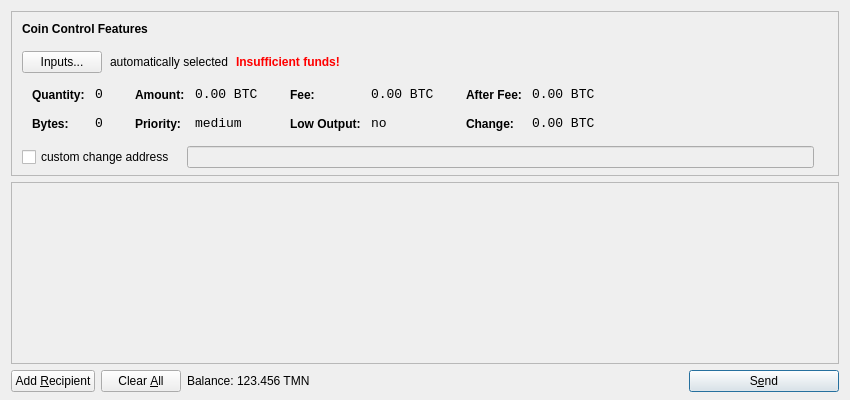
<?xml version="1.0" encoding="UTF-8"?>
<ui version="4.0">
 <class>SendCoinsDialog</class>
 <widget class="QDialog" name="SendCoinsDialog">
  <property name="geometry">
   <rect>
    <x>0</x>
    <y>0</y>
    <width>850</width>
    <height>400</height>
   </rect>
  </property>
  <property name="windowTitle">
   <string>Send Coins</string>
  </property>
  <layout class="QVBoxLayout" name="verticalLayout" stretch="0,1,0">
   <property name="bottomMargin">
    <number>8</number>
   </property>
   <item>
    <widget class="QFrame" name="frameCoinControl">
     <property name="sizePolicy">
      <sizepolicy hsizetype="Expanding" vsizetype="Expanding">
       <horstretch>0</horstretch>
       <verstretch>0</verstretch>
      </sizepolicy>
     </property>
     <property name="maximumSize">
      <size>
       <width>16777215</width>
       <height>16777215</height>
      </size>
     </property>
     <property name="frameShape">
      <enum>QFrame::StyledPanel</enum>
     </property>
     <property name="frameShadow">
      <enum>QFrame::Sunken</enum>
     </property>
     <layout class="QVBoxLayout" name="verticalLayoutCoinControl2">
      <property name="spacing">
       <number>-1</number>
      </property>
      <property name="leftMargin">
       <number>0</number>
      </property>
      <property name="topMargin">
       <number>0</number>
      </property>
      <property name="rightMargin">
       <number>0</number>
      </property>
      <property name="bottomMargin">
       <number>6</number>
      </property>
      <item>
       <layout class="QVBoxLayout" name="verticalLayoutCoinControl" stretch="0,0,0,0,1">
        <property name="spacing">
         <number>0</number>
        </property>
        <property name="leftMargin">
         <number>10</number>
        </property>
        <property name="topMargin">
         <number>10</number>
        </property>
        <item>
         <layout class="QHBoxLayout" name="horizontalLayoutCoinControl1">
          <property name="bottomMargin">
           <number>15</number>
          </property>
          <item>
           <widget class="QLabel" name="labelCoinControlFeatures">
            <property name="sizePolicy">
             <sizepolicy hsizetype="Preferred" vsizetype="Maximum">
              <horstretch>0</horstretch>
              <verstretch>0</verstretch>
             </sizepolicy>
            </property>
            <property name="font">
             <font>
              <weight>75</weight>
              <bold>true</bold>
             </font>
            </property>
            <property name="styleSheet">
             <string notr="true">font-weight:bold;</string>
            </property>
            <property name="text">
             <string>Coin Control Features</string>
            </property>
           </widget>
          </item>
         </layout>
        </item>
        <item>
         <layout class="QHBoxLayout" name="horizontalLayoutCoinControl2" stretch="0,0,0,0">
          <property name="spacing">
           <number>8</number>
          </property>
          <property name="bottomMargin">
           <number>10</number>
          </property>
          <item>
           <widget class="QPushButton" name="pushButtonCoinControl">
            <property name="styleSheet">
             <string notr="true"/>
            </property>
            <property name="text">
             <string>Inputs...</string>
            </property>
           </widget>
          </item>
          <item>
           <widget class="QLabel" name="labelCoinControlAutomaticallySelected">
            <property name="text">
             <string>automatically selected</string>
            </property>
            <property name="margin">
             <number>5</number>
            </property>
           </widget>
          </item>
          <item>
           <widget class="QLabel" name="labelCoinControlInsuffFunds">
            <property name="font">
             <font>
              <weight>75</weight>
              <bold>true</bold>
             </font>
            </property>
            <property name="styleSheet">
             <string notr="true">color:red;font-weight:bold;</string>
            </property>
            <property name="text">
             <string>Insufficient funds!</string>
            </property>
            <property name="margin">
             <number>5</number>
            </property>
           </widget>
          </item>
          <item>
           <spacer name="horizontalSpacerCoinControl">
            <property name="orientation">
             <enum>Qt::Horizontal</enum>
            </property>
            <property name="sizeHint" stdset="0">
             <size>
              <width>40</width>
              <height>1</height>
             </size>
            </property>
           </spacer>
          </item>
         </layout>
        </item>
        <item>
         <widget class="QWidget" name="widgetCoinControl" native="true">
          <property name="sizePolicy">
           <sizepolicy hsizetype="Preferred" vsizetype="Preferred">
            <horstretch>0</horstretch>
            <verstretch>0</verstretch>
           </sizepolicy>
          </property>
          <property name="minimumSize">
           <size>
            <width>0</width>
            <height>0</height>
           </size>
          </property>
          <property name="styleSheet">
           <string notr="true"/>
          </property>
          <layout class="QHBoxLayout" name="horizontalLayoutCoinControl5">
           <property name="margin">
            <number>0</number>
           </property>
           <item>
            <layout class="QHBoxLayout" name="horizontalLayoutCoinControl3" stretch="0,0,0,1">
             <property name="spacing">
              <number>20</number>
             </property>
             <property name="topMargin">
              <number>0</number>
             </property>
             <property name="bottomMargin">
              <number>10</number>
             </property>
             <item>
              <layout class="QFormLayout" name="formLayoutCoinControl1">
               <property name="horizontalSpacing">
                <number>10</number>
               </property>
               <property name="verticalSpacing">
                <number>14</number>
               </property>
               <property name="leftMargin">
                <number>10</number>
               </property>
               <property name="topMargin">
                <number>4</number>
               </property>
               <property name="rightMargin">
                <number>6</number>
               </property>
               <item row="0" column="0">
                <widget class="QLabel" name="labelCoinControlQuantityText">
                 <property name="styleSheet">
                  <string notr="true">font-weight:bold;</string>
                 </property>
                 <property name="text">
                  <string>Quantity:</string>
                 </property>
                 <property name="margin">
                  <number>0</number>
                 </property>
                </widget>
               </item>
               <item row="0" column="1">
                <widget class="QLabel" name="labelCoinControlQuantity">
                 <property name="font">
                  <font>
                   <family>Monospace</family>
                   <pointsize>10</pointsize>
                  </font>
                 </property>
                 <property name="cursor">
                  <cursorShape>IBeamCursor</cursorShape>
                 </property>
                 <property name="contextMenuPolicy">
                  <enum>Qt::ActionsContextMenu</enum>
                 </property>
                 <property name="text">
                  <string notr="true">0</string>
                 </property>
                 <property name="margin">
                  <number>0</number>
                 </property>
                 <property name="textInteractionFlags">
                  <set>Qt::LinksAccessibleByMouse|Qt::TextSelectableByKeyboard|Qt::TextSelectableByMouse</set>
                 </property>
                </widget>
               </item>
               <item row="1" column="0">
                <widget class="QLabel" name="labelCoinControlBytesText">
                 <property name="styleSheet">
                  <string notr="true">font-weight:bold;</string>
                 </property>
                 <property name="text">
                  <string>Bytes:</string>
                 </property>
                </widget>
               </item>
               <item row="1" column="1">
                <widget class="QLabel" name="labelCoinControlBytes">
                 <property name="font">
                  <font>
                   <family>Monospace</family>
                   <pointsize>10</pointsize>
                  </font>
                 </property>
                 <property name="cursor">
                  <cursorShape>IBeamCursor</cursorShape>
                 </property>
                 <property name="contextMenuPolicy">
                  <enum>Qt::ActionsContextMenu</enum>
                 </property>
                 <property name="text">
                  <string notr="true">0</string>
                 </property>
                 <property name="textInteractionFlags">
                  <set>Qt::LinksAccessibleByMouse|Qt::TextSelectableByKeyboard|Qt::TextSelectableByMouse</set>
                 </property>
                </widget>
               </item>
              </layout>
             </item>
             <item>
              <layout class="QFormLayout" name="formLayoutCoinControl2">
               <property name="horizontalSpacing">
                <number>10</number>
               </property>
               <property name="verticalSpacing">
                <number>14</number>
               </property>
               <property name="leftMargin">
                <number>6</number>
               </property>
               <property name="topMargin">
                <number>4</number>
               </property>
               <property name="rightMargin">
                <number>6</number>
               </property>
               <item row="0" column="0">
                <widget class="QLabel" name="labelCoinControlAmountText">
                 <property name="styleSheet">
                  <string notr="true">font-weight:bold;</string>
                 </property>
                 <property name="text">
                  <string>Amount:</string>
                 </property>
                 <property name="margin">
                  <number>0</number>
                 </property>
                </widget>
               </item>
               <item row="0" column="1">
                <widget class="QLabel" name="labelCoinControlAmount">
                 <property name="font">
                  <font>
                   <family>Monospace</family>
                   <pointsize>10</pointsize>
                  </font>
                 </property>
                 <property name="cursor">
                  <cursorShape>IBeamCursor</cursorShape>
                 </property>
                 <property name="contextMenuPolicy">
                  <enum>Qt::ActionsContextMenu</enum>
                 </property>
                 <property name="text">
                  <string notr="true">0.00 BTC</string>
                 </property>
                 <property name="textInteractionFlags">
                  <set>Qt::LinksAccessibleByMouse|Qt::TextSelectableByKeyboard|Qt::TextSelectableByMouse</set>
                 </property>
                </widget>
               </item>
               <item row="1" column="0">
                <widget class="QLabel" name="labelCoinControlPriorityText">
                 <property name="styleSheet">
                  <string notr="true">font-weight:bold;</string>
                 </property>
                 <property name="text">
                  <string>Priority:</string>
                 </property>
                </widget>
               </item>
               <item row="1" column="1">
                <widget class="QLabel" name="labelCoinControlPriority">
                 <property name="font">
                  <font>
                   <family>Monospace</family>
                   <pointsize>10</pointsize>
                  </font>
                 </property>
                 <property name="cursor">
                  <cursorShape>IBeamCursor</cursorShape>
                 </property>
                 <property name="contextMenuPolicy">
                  <enum>Qt::ActionsContextMenu</enum>
                 </property>
                 <property name="text">
                  <string>medium</string>
                 </property>
                 <property name="textInteractionFlags">
                  <set>Qt::LinksAccessibleByMouse|Qt::TextSelectableByKeyboard|Qt::TextSelectableByMouse</set>
                 </property>
                </widget>
               </item>
              </layout>
             </item>
             <item>
              <layout class="QFormLayout" name="formLayoutCoinControl3">
               <property name="horizontalSpacing">
                <number>10</number>
               </property>
               <property name="verticalSpacing">
                <number>14</number>
               </property>
               <property name="leftMargin">
                <number>6</number>
               </property>
               <property name="topMargin">
                <number>4</number>
               </property>
               <property name="rightMargin">
                <number>6</number>
               </property>
               <item row="0" column="0">
                <widget class="QLabel" name="labelCoinControlFeeText">
                 <property name="styleSheet">
                  <string notr="true">font-weight:bold;</string>
                 </property>
                 <property name="text">
                  <string>Fee:</string>
                 </property>
                 <property name="margin">
                  <number>0</number>
                 </property>
                </widget>
               </item>
               <item row="0" column="1">
                <widget class="QLabel" name="labelCoinControlFee">
                 <property name="font">
                  <font>
                   <family>Monospace</family>
                   <pointsize>10</pointsize>
                  </font>
                 </property>
                 <property name="cursor">
                  <cursorShape>IBeamCursor</cursorShape>
                 </property>
                 <property name="contextMenuPolicy">
                  <enum>Qt::ActionsContextMenu</enum>
                 </property>
                 <property name="text">
                  <string notr="true">0.00 BTC</string>
                 </property>
                 <property name="textInteractionFlags">
                  <set>Qt::LinksAccessibleByMouse|Qt::TextSelectableByKeyboard|Qt::TextSelectableByMouse</set>
                 </property>
                </widget>
               </item>
               <item row="1" column="0">
                <widget class="QLabel" name="labelCoinControlLowOutputText">
                 <property name="styleSheet">
                  <string notr="true">font-weight:bold;</string>
                 </property>
                 <property name="text">
                  <string>Low Output:</string>
                 </property>
                </widget>
               </item>
               <item row="1" column="1">
                <widget class="QLabel" name="labelCoinControlLowOutput">
                 <property name="font">
                  <font>
                   <family>Monospace</family>
                   <pointsize>10</pointsize>
                  </font>
                 </property>
                 <property name="cursor">
                  <cursorShape>IBeamCursor</cursorShape>
                 </property>
                 <property name="contextMenuPolicy">
                  <enum>Qt::ActionsContextMenu</enum>
                 </property>
                 <property name="text">
                  <string>no</string>
                 </property>
                 <property name="textInteractionFlags">
                  <set>Qt::LinksAccessibleByMouse|Qt::TextSelectableByKeyboard|Qt::TextSelectableByMouse</set>
                 </property>
                </widget>
               </item>
              </layout>
             </item>
             <item>
              <layout class="QFormLayout" name="formLayoutCoinControl4">
               <property name="horizontalSpacing">
                <number>10</number>
               </property>
               <property name="verticalSpacing">
                <number>14</number>
               </property>
               <property name="leftMargin">
                <number>6</number>
               </property>
               <property name="topMargin">
                <number>4</number>
               </property>
               <property name="rightMargin">
                <number>6</number>
               </property>
               <item row="0" column="0">
                <widget class="QLabel" name="labelCoinControlAfterFeeText">
                 <property name="styleSheet">
                  <string notr="true">font-weight:bold;</string>
                 </property>
                 <property name="text">
                  <string>After Fee:</string>
                 </property>
                 <property name="margin">
                  <number>0</number>
                 </property>
                </widget>
               </item>
               <item row="0" column="1">
                <widget class="QLabel" name="labelCoinControlAfterFee">
                 <property name="font">
                  <font>
                   <family>Monospace</family>
                   <pointsize>10</pointsize>
                  </font>
                 </property>
                 <property name="cursor">
                  <cursorShape>IBeamCursor</cursorShape>
                 </property>
                 <property name="contextMenuPolicy">
                  <enum>Qt::ActionsContextMenu</enum>
                 </property>
                 <property name="text">
                  <string notr="true">0.00 BTC</string>
                 </property>
                 <property name="textInteractionFlags">
                  <set>Qt::LinksAccessibleByMouse|Qt::TextSelectableByKeyboard|Qt::TextSelectableByMouse</set>
                 </property>
                </widget>
               </item>
               <item row="1" column="0">
                <widget class="QLabel" name="labelCoinControlChangeText">
                 <property name="styleSheet">
                  <string notr="true">font-weight:bold;</string>
                 </property>
                 <property name="text">
                  <string>Change:</string>
                 </property>
                </widget>
               </item>
               <item row="1" column="1">
                <widget class="QLabel" name="labelCoinControlChange">
                 <property name="font">
                  <font>
                   <family>Monospace</family>
                   <pointsize>10</pointsize>
                  </font>
                 </property>
                 <property name="cursor">
                  <cursorShape>IBeamCursor</cursorShape>
                 </property>
                 <property name="contextMenuPolicy">
                  <enum>Qt::ActionsContextMenu</enum>
                 </property>
                 <property name="text">
                  <string notr="true">0.00 BTC</string>
                 </property>
                 <property name="textInteractionFlags">
                  <set>Qt::LinksAccessibleByMouse|Qt::TextSelectableByKeyboard|Qt::TextSelectableByMouse</set>
                 </property>
                </widget>
               </item>
              </layout>
             </item>
            </layout>
           </item>
          </layout>
         </widget>
        </item>
        <item>
         <layout class="QHBoxLayout" name="horizontalLayoutCoinControl4" stretch="0,0,0">
          <property name="spacing">
           <number>12</number>
          </property>
          <property name="sizeConstraint">
           <enum>QLayout::SetDefaultConstraint</enum>
          </property>
          <property name="topMargin">
           <number>5</number>
          </property>
          <property name="rightMargin">
           <number>5</number>
          </property>
          <item>
           <widget class="QCheckBox" name="checkBoxCoinControlChange">
            <property name="text">
             <string>custom change address</string>
            </property>
           </widget>
          </item>
          <item>
           <widget class="QLineEdit" name="lineEditCoinControlChange">
            <property name="enabled">
             <bool>false</bool>
            </property>
            <property name="sizePolicy">
             <sizepolicy hsizetype="Expanding" vsizetype="Fixed">
              <horstretch>0</horstretch>
              <verstretch>0</verstretch>
             </sizepolicy>
            </property>
           </widget>
          </item>
          <item>
           <widget class="QLabel" name="labelCoinControlChangeLabel">
            <property name="sizePolicy">
             <sizepolicy hsizetype="Preferred" vsizetype="Expanding">
              <horstretch>0</horstretch>
              <verstretch>0</verstretch>
             </sizepolicy>
            </property>
            <property name="minimumSize">
             <size>
              <width>0</width>
              <height>0</height>
             </size>
            </property>
            <property name="text">
             <string/>
            </property>
            <property name="margin">
             <number>3</number>
            </property>
           </widget>
          </item>
         </layout>
        </item>
        <item>
         <spacer name="verticalSpacerCoinControl">
          <property name="orientation">
           <enum>Qt::Vertical</enum>
          </property>
          <property name="sizeHint" stdset="0">
           <size>
            <width>800</width>
            <height>1</height>
           </size>
          </property>
         </spacer>
        </item>
       </layout>
      </item>
     </layout>
    </widget>
   </item>
   <item>
    <widget class="QScrollArea" name="scrollArea">
     <property name="widgetResizable">
      <bool>true</bool>
     </property>
     <widget class="QWidget" name="scrollAreaWidgetContents">
      <property name="geometry">
       <rect>
        <x>0</x>
        <y>0</y>
        <width>830</width>
        <height>165</height>
       </rect>
      </property>
      <layout class="QVBoxLayout" name="verticalLayout_2">
       <property name="margin">
        <number>0</number>
       </property>
       <item>
        <layout class="QVBoxLayout" name="entries">
         <property name="spacing">
          <number>6</number>
         </property>
        </layout>
       </item>
       <item>
        <spacer name="verticalSpacer">
         <property name="orientation">
          <enum>Qt::Vertical</enum>
         </property>
         <property name="sizeHint" stdset="0">
          <size>
           <width>20</width>
           <height>40</height>
          </size>
         </property>
        </spacer>
       </item>
      </layout>
     </widget>
    </widget>
   </item>
   <item>
    <layout class="QHBoxLayout" name="horizontalLayout">
     <item>
      <widget class="QPushButton" name="addButton">
       <property name="toolTip">
        <string>Send to multiple recipients at once</string>
       </property>
       <property name="text">
        <string>Add &amp;Recipient</string>
       </property>
       <property name="icon">
        <iconset resource="../bitcoin.qrc">
         <normaloff>:/icons/add</normaloff>:/icons/add</iconset>
       </property>
       <property name="autoDefault">
        <bool>false</bool>
       </property>
      </widget>
     </item>
     <item>
      <widget class="QPushButton" name="clearButton">
       <property name="sizePolicy">
        <sizepolicy hsizetype="Minimum" vsizetype="Fixed">
         <horstretch>0</horstretch>
         <verstretch>0</verstretch>
        </sizepolicy>
       </property>
       <property name="toolTip">
        <string>Remove all transaction fields</string>
       </property>
       <property name="text">
        <string>Clear &amp;All</string>
       </property>
       <property name="icon">
        <iconset resource="../bitcoin.qrc">
         <normaloff>:/icons/remove</normaloff>:/icons/remove</iconset>
       </property>
       <property name="autoRepeatDelay">
        <number>300</number>
       </property>
       <property name="autoDefault">
        <bool>false</bool>
       </property>
      </widget>
     </item>
     <item>
      <layout class="QHBoxLayout" name="horizontalLayout_2">
       <property name="spacing">
        <number>3</number>
       </property>
       <item>
        <widget class="QLabel" name="label">
         <property name="text">
          <string>Balance:</string>
         </property>
        </widget>
       </item>
       <item>
        <widget class="QLabel" name="labelBalance">
         <property name="cursor">
          <cursorShape>IBeamCursor</cursorShape>
         </property>
         <property name="text">
          <string>123.456 TMN</string>
         </property>
         <property name="textInteractionFlags">
          <set>Qt::LinksAccessibleByMouse|Qt::TextSelectableByKeyboard|Qt::TextSelectableByMouse</set>
         </property>
        </widget>
       </item>
      </layout>
     </item>
     <item>
      <spacer name="horizontalSpacer">
       <property name="orientation">
        <enum>Qt::Horizontal</enum>
       </property>
       <property name="sizeHint" stdset="0">
        <size>
         <width>40</width>
         <height>20</height>
        </size>
       </property>
      </spacer>
     </item>
     <item>
      <widget class="QPushButton" name="sendButton">
       <property name="minimumSize">
        <size>
         <width>150</width>
         <height>0</height>
        </size>
       </property>
       <property name="toolTip">
        <string>Confirm the send action</string>
       </property>
       <property name="text">
        <string>S&amp;end</string>
       </property>
       <property name="icon">
        <iconset resource="../bitcoin.qrc">
         <normaloff>:/icons/send</normaloff>:/icons/send</iconset>
       </property>
       <property name="default">
        <bool>true</bool>
       </property>
      </widget>
     </item>
    </layout>
   </item>
  </layout>
 </widget>
 <resources>
  <include location="../bitcoin.qrc"/>
 </resources>
 <connections/>
</ui>
